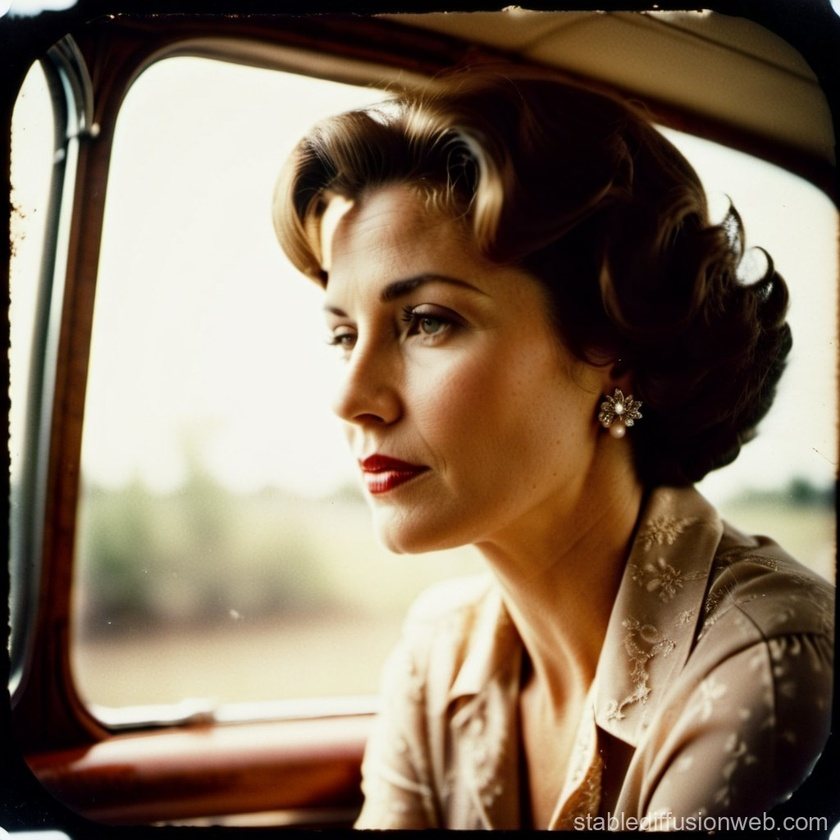
#> input picture dataset/faces/LeftSide View/1 (1).jpg, 840 x 840 px, shrunk from 1024 x 1024 before the run
$ python check_id_face.py '../dataset/faces/LeftSide View/1 (1).jpg'
#> lines starting #> are read from the running program, lines starting #| are printed output that depends on the picture
# python/check_id_face.py

import sys
import cv2
import json

def detect_face(image_path):
    # Load the pre-trained face detector model from OpenCV
#> called with image_path = '../dataset/faces/LeftSide View/1 (1).jpg'
    face_cascade = cv2.CascadeClassifier(cv2.data.haarcascades + 'haarcascade_frontalface_default.xml')

    # Load the image
    img = cv2.imread(image_path)
#> img is the input picture: shape (840, 840, 3); mean B, G, R 95.5, 114.9, 132.9
    gray = cv2.cvtColor(img, cv2.COLOR_BGR2GRAY)
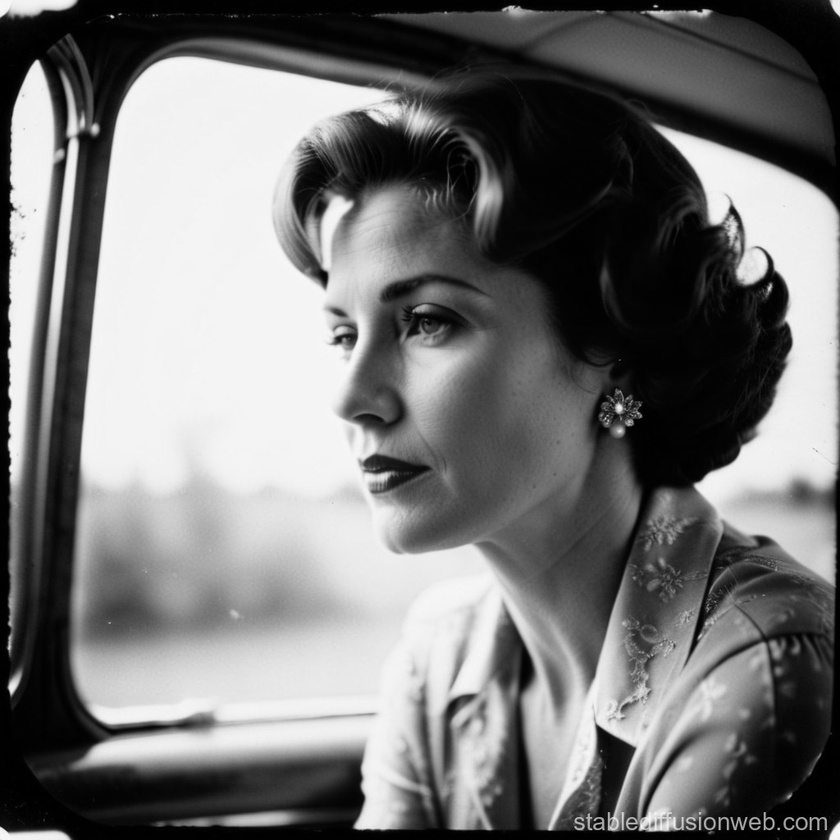
#> gray: shape (840, 840); min 0, max 251, mean 118.1

    # Detect faces
    faces = face_cascade.detectMultiScale(gray, 1.3, 5)
#> faces = ()

    # Check if any faces were detected
    if len(faces) > 0:
        return True
    else:
        return False

if __name__ == "__main__":
    image_path = sys.argv[1]

    # Detect face in the image
    face_detected = detect_face(image_path)

    # Return the result as a JSON response
    result = {
        "status": "success" if face_detected else "error",
        "message": "Face detected!" if face_detected else "No face detected."
    }
    print(json.dumps(result))

$ run again, on dataset/faces/LeftSide View/1 (100).jpg
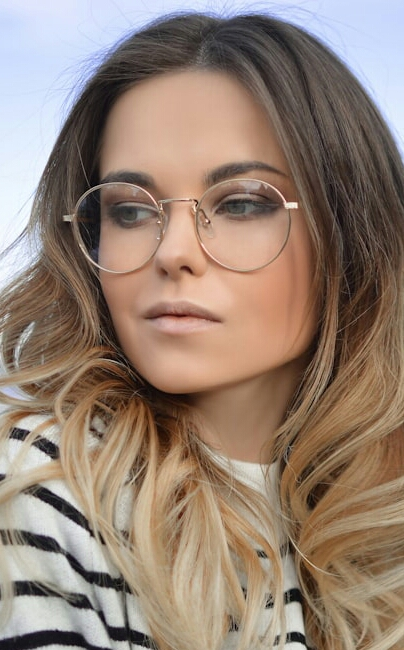
#> input picture dataset/faces/LeftSide View/1 (100).jpg, 404 x 650 px
#> in detect_face, img is the input picture: shape (650, 404, 3); mean B, G, R 115.6, 129.3, 148.7
#> in detect_face, `gray = cv2.cvtColor(img, cv2.COLOR_BGR2GRAY)`:
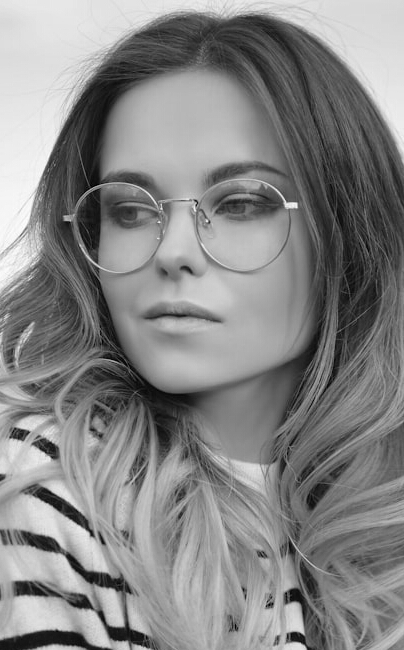
#> gray: shape (650, 404); min 0, max 254, mean 133.5
#> faces = [[47, 95, 279, 279]]

$ run again, on dataset/faces/LeftSide View/1 (101).jpg
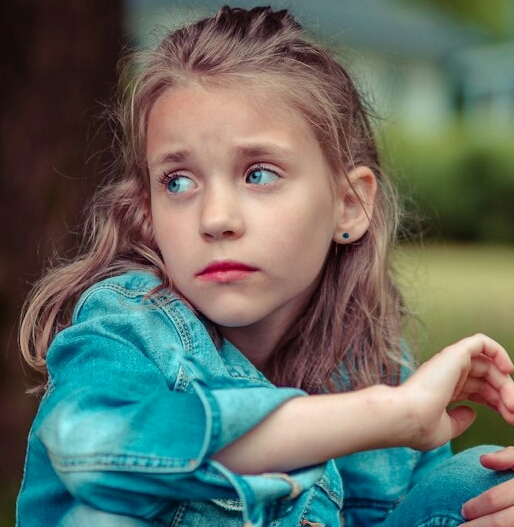
#> input picture dataset/faces/LeftSide View/1 (101).jpg, 514 x 527 px
#> in detect_face, img is the input picture: shape (527, 514, 3); mean B, G, R 100.7, 108.8, 98.9
#> in detect_face, `gray = cv2.cvtColor(img, cv2.COLOR_BGR2GRAY)`:
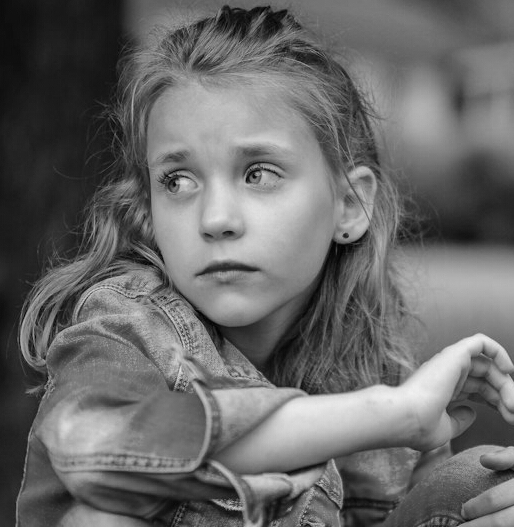
#> gray: shape (527, 514); min 2, max 242, mean 104.9
#> faces = [[102, 85, 236, 236]]

$ run again, on dataset/faces/LeftSide View/1 (103).jpg
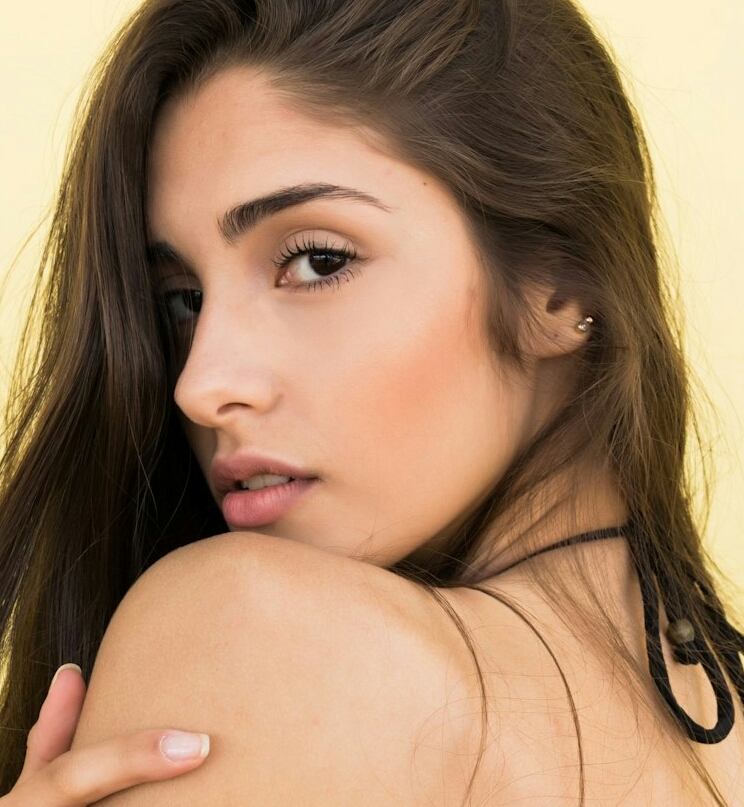
#> input picture dataset/faces/LeftSide View/1 (103).jpg, 744 x 807 px
#> in detect_face, img is the input picture: shape (807, 744, 3); mean B, G, R 100.8, 130, 162.4
#> in detect_face, `gray = cv2.cvtColor(img, cv2.COLOR_BGR2GRAY)`:
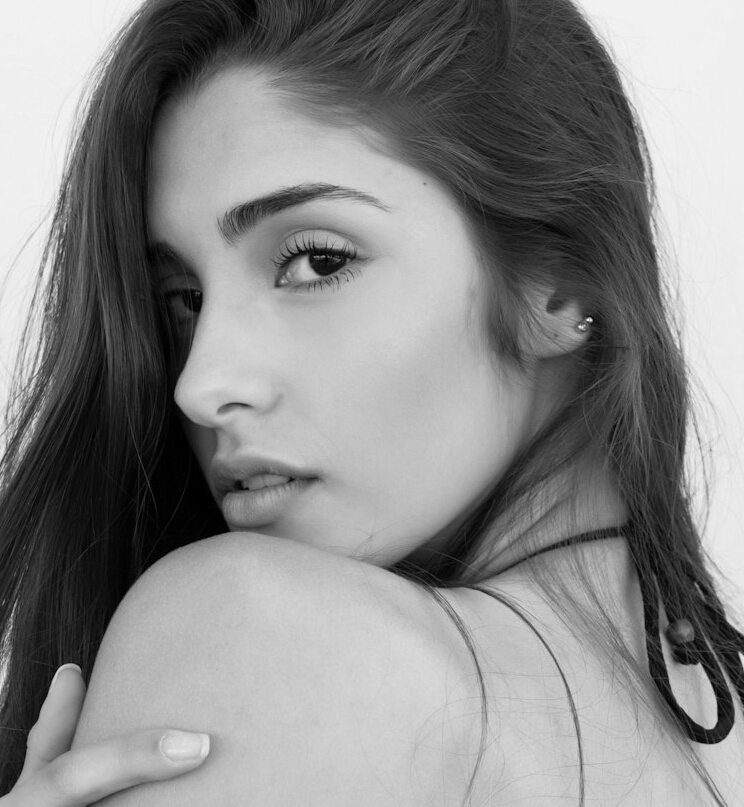
#> gray: shape (807, 744); min 0, max 245, mean 136.4
#> faces = ()
